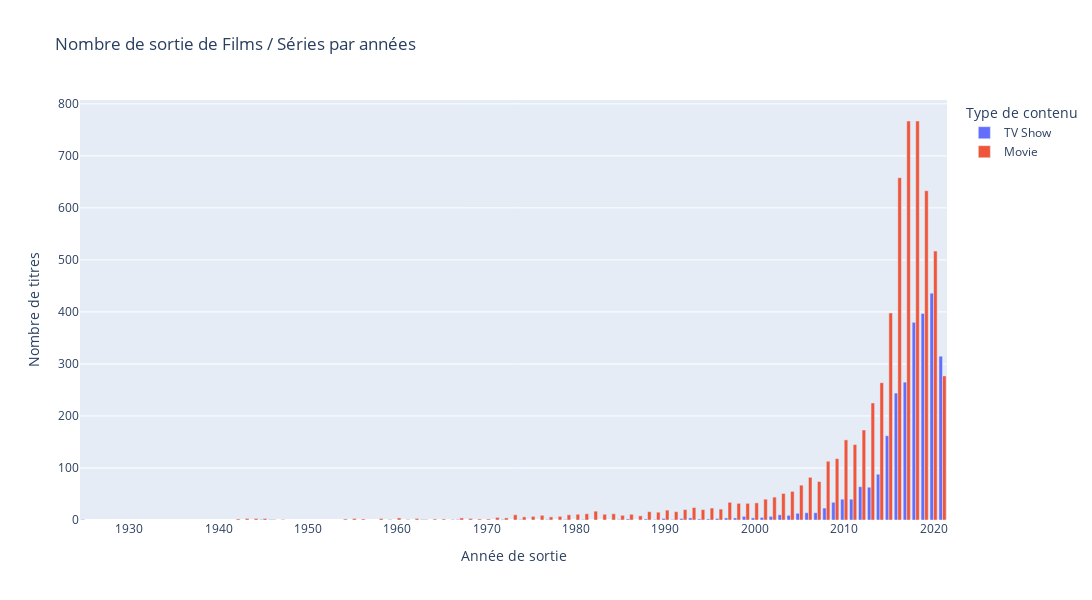

Notebook code cell kept with this figure:
### Markdown cell above
## Comparaison Films vs Séries par année de sortie

### Code cell
# Agrégation par année et type de contenu
nb_per_year = pd.pivot_table(df_viz_wip, values='show_id', 
                             columns='type', 
                             index='release_year', 
                             aggfunc='count').reset_index()

# Visualisation en barres groupées
fig = px.bar(nb_per_year,
             x='release_year',
             y=['TV Show', 'Movie'],
             title='Nombre de sortie de Films / Séries par années',
             labels={
                'release_year': 'Année de sortie',
                'value': 'Nombre de titres',
                'variable': 'Type de contenu'
                },
             barmode='group')


fig.update_layout(
    width=1280,
    height=600,
    autosize=False,
    hovermode='x unified'
)
fig.show()

### Figure 1 — Plotly figure (JSON) as saved in the notebook; plotly's stock layout.template omitted (floating-point values rounded to 4 significant figures)
{"data": [{"alignmentgroup": "True", "hovertemplate": "Type de contenu=TV Show<br>Année de sortie=%{x}<br>Nombre de titres=%{y}<extra></extra>", "legendgroup": "TV Show", "marker": {"color": "#636efa", "pattern": {"shape": ""}}, "name": "TV Show", "offsetgroup": "TV Show", "orientation": "v", "showlegend": true, "textposition": "auto", "type": "bar", "x": [1925, 1942, 1943, 1944, 1945, 1946, 1947, 1954, 1955, 1956, 1958, 1959, 1960, 1961, 1962, 1963, 1964, 1965, 1966, 1967, 1968, 1969, 1970, 1971, 1972, 1973, 1974, 1975, 1976, 1977, 1978, 1979, 1980, 1981, 1982, 1983, 1984, 1985, 1986, 1987, 1988, 1989, 1990, 1991, 1992, 1993, 1994, 1995, 1996, 1997, 1998, 1999, 2000, 2001, 2002, 2003, 2004, 2005, 2006, 2007, 2008, 2009, 2010, 2011, 2012, 2013, 2014, 2015, 2016, 2017, 2018, 2019, 2020, 2021], "xaxis": "x", "y": [1, null, null, null, 1, 1, null, null, null, null, null, null, null, null, null, 1, null, null, null, 1, null, null, null, null, 1, null, 1, null, null, 1, null, 1, null, 1, null, null, null, 1, 2, null, 2, 1, 3, 1, 3, 4, 2, 2, 3, 4, 4, 7, 4, 5, 7, 10, 9, 13, 14, 14, 23, 34, 40, 40, 64, 63, 88, 162, 244, 265, 380, 397, 436, 315], "yaxis": "y"}, {"alignmentgroup": "True", "hovertemplate": "Type de contenu=Movie<br>Année de sortie=%{x}<br>Nombre de titres=%{y}<extra></extra>", "legendgroup": "Movie", "marker": {"color": "#EF553B", "pattern": {"shape": ""}}, "name": "Movie", "offsetgroup": "Movie", "orientation": "v", "showlegend": true, "textposition": "auto", "type": "bar", "x": [1925, 1942, 1943, 1944, 1945, 1946, 1947, 1954, 1955, 1956, 1958, 1959, 1960, 1961, 1962, 1963, 1964, 1965, 1966, 1967, 1968, 1969, 1970, 1971, 1972, 1973, 1974, 1975, 1976, 1977, 1978, 1979, 1980, 1981, 1982, 1983, 1984, 1985, 1986, 1987, 1988, 1989, 1990, 1991, 1992, 1993, 1994, 1995, 1996, 1997, 1998, 1999, 2000, 2001, 2002, 2003, 2004, 2005, 2006, 2007, 2008, 2009, 2010, 2011, 2012, 2013, 2014, 2015, 2016, 2017, 2018, 2019, 2020, 2021], "xaxis": "x", "y": [null, 2, 3, 3, 3, 1, 1, 2, 3, 2, 3, 1, 4, 1, 3, 1, 2, 2, 1, 4, 3, 2, 2, 5, 4, 10, 6, 7, 9, 6, 7, 10, 11, 12, 17, 11, 12, 9, 11, 8, 16, 15, 19, 16, 20, 24, 20, 23, 21, 34, 32, 32, 33, 40, 44, 51, 55, 67, 82, 74, 113, 118, 154, 145, 173, 225, 264, 398, 658, 767, 767, 633, 517, 277], "yaxis": "y"}], "layout": {"autosize": false, "barmode": "group", "height": 600, "hovermode": "x unified", "legend": {"title": {"text": "Type de contenu"}, "tracegroupgap": 0}, "title": {"text": "Nombre de sortie de Films / Séries par années"}, "width": 1280, "xaxis": {"anchor": "y", "domain": [0, 1], "title": {"text": "Année de sortie"}}, "yaxis": {"anchor": "x", "domain": [0, 1], "title": {"text": "Nombre de titres"}}}}
